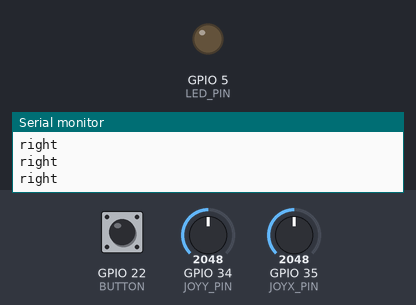
Recording of a program running on a simulated ESP32. Parts: output pins drawn as LEDs (lit = HIGH), the last lines printed to the serial monitor. The test bench sets the inputs (shaded band); at power-on: GPIO 22 (BUTTON) LOW, GPIO 35 (JOYX_PIN) = 2048, GPIO 34 (JOYY_PIN) = 2048. WiFi joins after 1.5 s; servers stay silent unless stated.

Above: at 2.7 s.
2.8 s: GPIO 22 (BUTTON) pulled HIGH for 0.15 s
At 4.2 s:
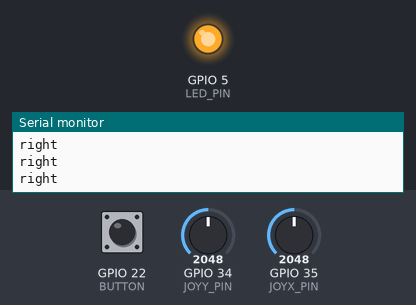
6.3 s: GPIO 35 (JOYX_PIN) set to 1329
7.8 s: GPIO 35 (JOYX_PIN) set to 1254
9.7 s: GPIO 22 (BUTTON) pulled HIGH for 1 s
At 11.3 s:
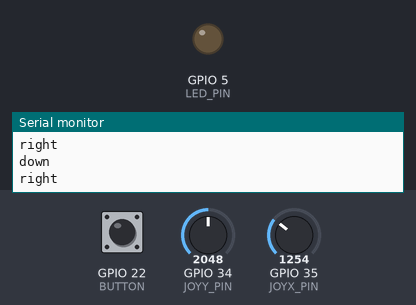
12.2 s: GPIO 22 (BUTTON) pulled HIGH for 3.2 s
At 16.7 s:
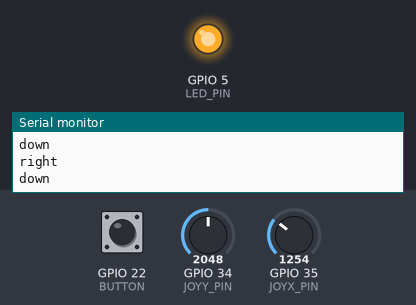
Timing chart, 0 to 17.9 s (numbered marks = the images above; inputs shaded):
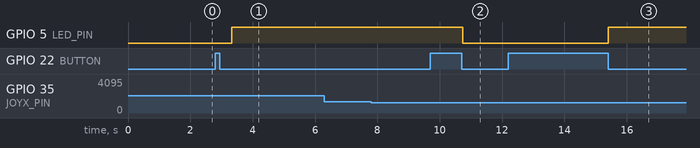

Measured:
- after the input at 2.8 s, GPIO 5 (LED_PIN): LOW → HIGH after 0.53 s
- after the input at 9.7 s, GPIO 5 (LED_PIN): HIGH → LOW after 1.0 s
- after the input at 12.2 s, GPIO 5 (LED_PIN): LOW → HIGH after 3.2 s

The program:

main.cpp
```cpp
#include <Arduino.h>
#include "WiFi.h"
#include "AsyncUDP.h"

int BUTTON = 22;
int LED_PIN = 5;

int JOYX_PIN = 35;
int JOYY_PIN = 34;
int JOYBTN_PIN = 32;
bool commandSent;
bool takeoffSent;
bool landSent;
String lastMessage = "no last message";

// state is used to define if the button should function as a "takeoff"-button or as a "land"-button
int state = 0;


//const char * ssid = "TELLO-FE2F25";
// We know this shouldn't be available for everyone but screw it
const char * ssid2 = "KoebenhavnKommune";
const char * password = "ringtilreinert";

AsyncUDP udp;


void setup()
{
  pinMode(LED_PIN, OUTPUT);
  commandSent=false;
  takeoffSent=false;
  landSent=false;
state = 0;
pinMode(BUTTON, INPUT);
Serial.begin(9600);


WiFi.mode(WIFI_STA);
WiFi.begin(ssid2, password);
//WiFi.begin(ssid);
if (WiFi.waitForConnectResult() != WL_CONNECTED) {
Serial.println("WiFi Failed");
while(1) {
delay(1000);
}
}
}

// this method will measure the output of the joystic and send the relevant udp message to the emulator
// it has a natural "deadzone" that is called if the joystick is centered
void formatPrintJoystickValues(std::pair<int,int> joystick) {
if (joystick.first > 3000) {
Serial.println("up");
udp.writeTo((const uint8_t*)"up", 2, IPAddress(192,168,0,75), 6000);
lastMessage="up";
}

else if (joystick.first<1300) {
Serial.println("down");
udp.writeTo((const uint8_t*)"down", 4, IPAddress(192,168,0,75), 6000);
lastMessage="down";
}


if (joystick.second>2000) {
Serial.println("right");
udp.writeTo((const uint8_t*)"right", 5, IPAddress(192,168,0,75), 6000);
lastMessage="right";

} else if (joystick.second<1400) {
Serial.println("left");
udp.writeTo((const uint8_t*)"left", 4, IPAddress(192,168,0,75), 6000);
}

// could be written only using "else" instead of "else if" but for some reason it didn't work aswell
else if (joystick.first>1300 && joystick.first<3000 && joystick.second<2000 && joystick.second>1400){
  // this extra condition is used to make sure the ESP isn't spamming "not moving" since it will trigger an animation in the emulator
  // it doesn't really matter though, it's just kinda annoying
  if (!lastMessage.equals("notmoving")) {
  Serial.println("not moving");
  udp.writeTo((const uint8_t*)"notmoving", 9, IPAddress(192,168,0,75), 6000);
  }
  lastMessage="notmoving";
}

}


void formatPrintJoystickButton(int BTN) {
String s = "Button: " + String(BTN);
Serial.println(s);
}


// combining the joystick's sensors
std::pair<int, int> getJoystickValues() {
int xVal = analogRead(JOYX_PIN);
int yVal = analogRead(JOYY_PIN);
return std::make_pair(xVal, yVal);
}

int getButtonValue() {
  int ButtonState = digitalRead(BUTTON);
  return ButtonState;
}

// takeoff and land functions that are triggered by the button
void takeoff() {
  udp.writeTo((const uint8_t*)"takeoff", 7, IPAddress(192,168,0,75), 6000);
  lastMessage="takeoff";
  takeoffSent=true;
}

void land() {
  udp.writeTo((const uint8_t*)"land", 4, IPAddress(192,168,0,75), 6000);
  lastMessage="land";
  landSent=true;
}

// the method that triggers methods above
void buttonStuff(int ButtonState) {
  if (state==0) {
    digitalWrite(LED_PIN, LOW);
    if (ButtonState==HIGH && takeoffSent==false) {
    takeoff();
    Serial.println("takeoff has been initiated");
    // we were trying to avoid using delay completely since it will freeze the whole program
    // but the wouldn't work cleanly if we didn't
    delay(500);
    }
    // this is the attempt we made to avoid delay:
    // the state should only change once the button was released, therefor not triggering the land and takeoff function simultaneously
    // but for some reason it kept calling the other method after the release of the button.
    // at some point we decided to stop trying to debug this and just add the delay
    if (ButtonState==LOW && takeoffSent) {
      state=1;
    }
  }

  // same as above but opposite :)
  if (state==1) {
    digitalWrite(LED_PIN, HIGH);
    if (ButtonState==HIGH && landSent==false) {
    land();
    Serial.println("land has been initiated");
    delay(500);
    }
    if (ButtonState==LOW && landSent) {
      state=0;
    }
  }
}

void loop() {
  int ButtonState = getButtonValue();
  buttonStuff(ButtonState);
  if (takeoffSent && landSent) {
    takeoffSent=false;
    landSent=false;
  }
std::pair<int, int> joystick = getJoystickValues();
formatPrintJoystickValues(joystick);

//udp.onPacket([](AsyncUDPPacket packet) {
  //Serial.write(packet.data(), packet.length());
//});

}
```
